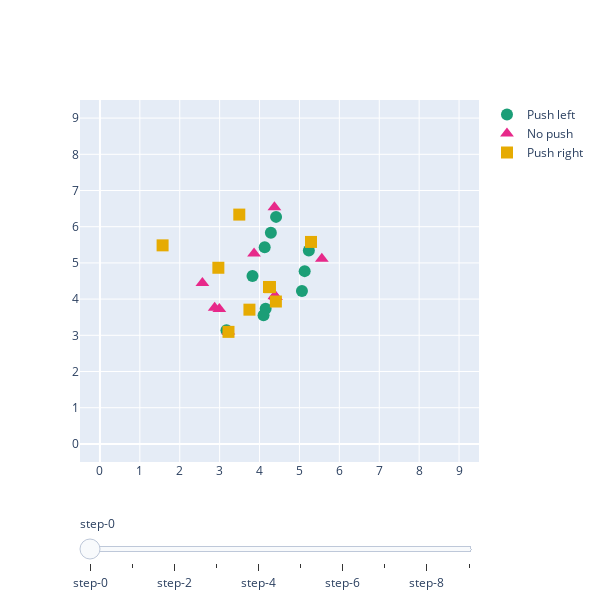

Notebook cell for this chart:
### Code cell
plot_nodes_changes(stats_cr["mlgng_nodes"][160:170], 
                rewards=stats_cr["cumulative_reward"][160:170],
                action_names=act_dict, 
                symbols=act_symbol_plotly, 
                colors=act_color_plotly,
                frequency=1)

### Figure 1 — Plotly figure (JSON) as saved in the notebook; plotly's stock layout.template omitted (floating-point values rounded to 4 significant figures)
{"data": [{"marker": {"color": "rgba(27,158,119,1)", "size": 12, "symbol": 0}, "mode": "markers", "name": "Push left", "type": "scatter", "visible": true, "x": [3.171, 4.414, 5.063, 4.152, 5.236, 4.1, 3.823, 4.129, 4.284, 5.131], "y": [3.139, 6.271, 4.222, 3.734, 5.344, 3.556, 4.639, 5.431, 5.834, 4.773]}, {"marker": {"color": "rgba(231,41,138,1)", "size": 12, "symbol": 5}, "mode": "markers", "name": "No push", "type": "scatter", "visible": true, "x": [4.373, 3.218, 3.862, 5.561, 2.568, 4.412, 2.992, 4.373, 4.383, 2.875], "y": [6.535, 3.107, 5.26, 5.115, 4.443, 4.059, 3.729, 4.078, 4.095, 3.761]}, {"marker": {"color": "rgba(230,171,2,1)", "size": 12, "symbol": 1}, "mode": "markers", "name": "Push right", "type": "scatter", "visible": true, "x": [3.492, 3.222, 1.57, 2.968, 5.29, 4.409, 4.237, 4.257, 3.746, 4.259], "y": [6.335, 3.095, 5.485, 4.866, 5.579, 3.933, 4.335, 4.333, 3.708, 4.331]}, {"marker": {"color": "rgba(27,158,119,1)", "size": 12, "symbol": 0}, "mode": "markers", "name": "Push left", "type": "scatter", "visible": false, "x": [3.172, 4.43, 5.068, 5.253, 3.825, 4.131, 4.285, 5.133], "y": [3.13, 6.303, 4.227, 5.355, 4.643, 5.435, 5.838, 4.773]}, {"marker": {"color": "rgba(231,41,138,1)", "size": 12, "symbol": 5}, "mode": "markers", "name": "No push", "type": "scatter", "visible": false, "x": [4.373, 3.228, 3.861, 5.56, 2.562, 4.412, 2.993, 4.373, 4.383, 2.876], "y": [6.531, 3.093, 5.257, 5.112, 4.443, 4.057, 3.727, 4.076, 4.093, 3.76]}, {"marker": {"color": "rgba(230,171,2,1)", "size": 12, "symbol": 1}, "mode": "markers", "name": "Push right", "type": "scatter", "visible": false, "x": [3.489, 3.191, 1.57, 2.966, 5.281, 4.404, 4.23, 4.253, 3.742, 4.254], "y": [6.327, 3.088, 5.479, 4.862, 5.58, 3.932, 4.336, 4.331, 3.706, 4.329]}, {"marker": {"color": "rgba(27,158,119,1)", "size": 12, "symbol": 0}, "mode": "markers", "name": "Push left", "type": "scatter", "visible": false, "x": [3.133, 4.426, 5.066, 5.281, 3.801, 4.128, 4.284, 5.137, 4.844, 4.631], "y": [3.16, 6.303, 4.227, 5.364, 4.643, 5.435, 5.839, 4.775, 5.83, 6.067]}, {"marker": {"color": "rgba(231,41,138,1)", "size": 12, "symbol": 5}, "mode": "markers", "name": "No push", "type": "scatter", "visible": false, "x": [4.37, 3.238, 3.842, 5.554, 2.554, 4.416, 2.992, 4.369, 4.381, 2.877], "y": [6.525, 3.102, 5.267, 5.112, 4.447, 4.047, 3.728, 4.078, 4.095, 3.762]}, {"marker": {"color": "rgba(230,171,2,1)", "size": 12, "symbol": 1}, "mode": "markers", "name": "Push right", "type": "scatter", "visible": false, "x": [3.499, 3.191, 1.578, 2.971, 5.274, 4.403, 4.221, 4.25, 3.747, 4.253], "y": [6.326, 3.104, 5.479, 4.867, 5.579, 3.932, 4.354, 4.331, 3.715, 4.328]}, {"marker": {"color": "rgba(27,158,119,1)", "size": 12, "symbol": 0}, "mode": "markers", "name": "Push left", "type": "scatter", "visible": false, "x": [3.138, 4.427, 5.069, 5.284, 3.801, 4.128, 4.284, 5.138, 4.844, 4.631], "y": [3.159, 6.301, 4.221, 5.361, 4.642, 5.435, 5.839, 4.774, 5.829, 6.067]}, {"marker": {"color": "rgba(231,41,138,1)", "size": 12, "symbol": 5}, "mode": "markers", "name": "No push", "type": "scatter", "visible": false, "x": [4.369, 3.239, 3.84, 5.551, 2.548, 4.415, 4.368, 4.38, 2.876], "y": [6.519, 3.093, 5.263, 5.109, 4.446, 4.045, 4.076, 4.093, 3.761]}, {"marker": {"color": "rgba(230,171,2,1)", "size": 12, "symbol": 1}, "mode": "markers", "name": "Push right", "type": "scatter", "visible": false, "x": [3.5, 3.184, 1.572, 2.97, 5.272, 4.402, 4.218, 4.25, 3.747, 4.253], "y": [6.327, 3.109, 5.48, 4.868, 5.594, 3.934, 4.361, 4.333, 3.716, 4.33]}, {"marker": {"color": "rgba(27,158,119,1)", "size": 12, "symbol": 0}, "mode": "markers", "name": "Push left", "type": "scatter", "visible": false, "x": [3.13, 4.399, 5.074, 5.284, 3.796, 4.125, 4.281, 5.139, 4.846, 4.631], "y": [3.165, 6.314, 4.223, 5.362, 4.644, 5.438, 5.841, 4.774, 5.836, 6.068]}, {"marker": {"color": "rgba(231,41,138,1)", "size": 12, "symbol": 5}, "mode": "markers", "name": "No push", "type": "scatter", "visible": false, "x": [4.371, 3.237, 3.838, 5.549, 2.539, 4.414, 4.367, 4.379, 2.875, 2.888], "y": [6.524, 3.096, 5.264, 5.109, 4.455, 4.045, 4.075, 4.093, 3.762, 3.775]}, {"marker": {"color": "rgba(230,171,2,1)", "size": 12, "symbol": 1}, "mode": "markers", "name": "Push right", "type": "scatter", "visible": false, "x": [3.5, 3.186, 1.575, 2.971, 5.269, 4.216, 4.248, 3.748, 4.252], "y": [6.32, 3.088, 5.475, 4.864, 5.589, 4.36, 4.33, 3.715, 4.326]}, {"marker": {"color": "rgba(27,158,119,1)", "size": 12, "symbol": 0}, "mode": "markers", "name": "Push left", "type": "scatter", "visible": false, "x": [3.097, 4.395, 5.053, 5.284, 3.771, 4.122, 4.281, 5.139, 4.846, 4.631], "y": [3.221, 6.306, 4.222, 5.362, 4.627, 5.434, 5.841, 4.774, 5.836, 6.068]}, {"marker": {"color": "rgba(231,41,138,1)", "size": 12, "symbol": 5}, "mode": "markers", "name": "No push", "type": "scatter", "visible": false, "x": [4.366, 3.249, 3.823, 5.538, 2.545, 4.411, 4.361, 4.374, 2.877, 2.891], "y": [6.512, 3.096, 5.275, 5.106, 4.455, 4.047, 4.077, 4.095, 3.76, 3.775]}, {"marker": {"color": "rgba(230,171,2,1)", "size": 12, "symbol": 1}, "mode": "markers", "name": "Push right", "type": "scatter", "visible": false, "x": [3.511, 3.191, 1.585, 2.977, 5.262, 4.207, 4.247, 3.752, 4.251, 4.227], "y": [6.309, 3.105, 5.475, 4.87, 5.588, 4.377, 4.331, 3.722, 4.326, 4.341]}, {"marker": {"color": "rgba(27,158,119,1)", "size": 12, "symbol": 0}, "mode": "markers", "name": "Push left", "type": "scatter", "visible": false, "x": [3.09, 4.387, 5.024, 5.284, 3.745, 4.117, 4.281, 5.139, 4.846, 4.631], "y": [3.258, 6.288, 4.218, 5.362, 4.588, 5.423, 5.841, 4.774, 5.836, 6.068]}, {"marker": {"color": "rgba(231,41,138,1)", "size": 12, "symbol": 5}, "mode": "markers", "name": "No push", "type": "scatter", "visible": false, "x": [4.359, 3.243, 3.801, 5.527, 2.549, 4.404, 4.367, 2.878, 2.891], "y": [6.501, 3.094, 5.293, 5.108, 4.457, 4.052, 4.099, 3.759, 3.774]}, {"marker": {"color": "rgba(230,171,2,1)", "size": 12, "symbol": 1}, "mode": "markers", "name": "Push right", "type": "scatter", "visible": false, "x": [3.523, 3.194, 1.593, 2.982, 5.257, 4.201, 4.247, 3.752, 4.251, 4.227], "y": [6.3, 3.119, 5.476, 4.875, 5.588, 4.391, 4.332, 3.725, 4.326, 4.342]}, {"marker": {"color": "rgba(27,158,119,1)", "size": 12, "symbol": 0}, "mode": "markers", "name": "Push left", "type": "scatter", "visible": false, "x": [3.097, 4.386, 5.021, 5.284, 3.757, 4.846, 4.631, 3.452, 3.633, 3.535], "y": [3.264, 6.279, 4.217, 5.362, 4.559, 5.836, 6.068, 3.918, 4.221, 4.074]}, {"marker": {"color": "rgba(231,41,138,1)", "size": 12, "symbol": 5}, "mode": "markers", "name": "No push", "type": "scatter", "visible": false, "x": [4.358, 3.243, 3.807, 5.524, 2.552, 4.403, 4.366, 2.878, 2.891, 4.092], "y": [6.498, 3.094, 5.284, 5.108, 4.458, 4.054, 4.101, 3.759, 3.774, 4.709]}, {"marker": {"color": "rgba(230,171,2,1)", "size": 12, "symbol": 1}, "mode": "markers", "name": "Push right", "type": "scatter", "visible": false, "x": [3.523, 3.194, 1.593, 2.982, 5.257, 4.201, 4.247, 3.752, 4.251, 4.227], "y": [6.3, 3.119, 5.476, 4.875, 5.588, 4.391, 4.332, 3.725, 4.326, 4.342]}, {"marker": {"color": "rgba(27,158,119,1)", "size": 12, "symbol": 0}, "mode": "markers", "name": "Push left", "type": "scatter", "visible": false, "x": [3.097, 4.386, 5.284, 3.761, 3.458, 3.683, 3.542, 3.609], "y": [3.265, 6.279, 5.362, 4.551, 3.919, 4.191, 4.073, 4.134]}, {"marker": {"color": "rgba(231,41,138,1)", "size": 12, "symbol": 5}, "mode": "markers", "name": "No push", "type": "scatter", "visible": false, "x": [4.358, 3.242, 3.81, 5.524, 2.552, 4.402, 2.878, 2.891, 4.084, 3.949], "y": [6.497, 3.093, 5.281, 5.108, 4.457, 4.054, 3.758, 3.774, 4.733, 5.007]}, {"marker": {"color": "rgba(230,171,2,1)", "size": 12, "symbol": 1}, "mode": "markers", "name": "Push right", "type": "scatter", "visible": false, "x": [3.523, 3.194, 1.593, 2.982, 5.257, 4.201, 4.247, 3.752, 4.251, 4.227], "y": [6.3, 3.119, 5.476, 4.875, 5.588, 4.391, 4.332, 3.725, 4.326, 4.342]}, {"marker": {"color": "rgba(27,158,119,1)", "size": 12, "symbol": 0}, "mode": "markers", "name": "Push left", "type": "scatter", "visible": false, "x": [3.096, 4.386, 3.759, 3.454, 3.683, 3.542, 3.609, 3.646], "y": [3.267, 6.279, 4.549, 3.92, 4.191, 4.073, 4.134, 4.162]}, {"marker": {"color": "rgba(231,41,138,1)", "size": 12, "symbol": 5}, "mode": "markers", "name": "No push", "type": "scatter", "visible": false, "x": [3.808, 4.073, 3.955, 3.944, 4.011, 4.042], "y": [5.267, 4.654, 4.995, 4.99, 4.845, 4.752]}, {"marker": {"color": "rgba(230,171,2,1)", "size": 12, "symbol": 1}, "mode": "markers", "name": "Push right", "type": "scatter", "visible": false, "x": [3.525, 3.195, 1.593, 2.983, 5.256, 4.201, 4.247, 3.752, 4.251, 4.226], "y": [6.299, 3.121, 5.476, 4.875, 5.588, 4.394, 4.333, 3.725, 4.326, 4.342]}], "layout": {"autosize": false, "height": 600, "sliders": [{"active": 0, "pad": {"t": 50}, "steps": [{"args": [{"visible": [true, true, true, false, false, false, false, false, false, false, false, false, false, false, false, false, false, false, false, false, false, false, false, false, false, false, false, false, false, false]}, {"title": "Episode: 0<br> Reward: -182.0"}], "method": "update"}, {"args": [{"visible": [false, false, false, true, true, true, false, false, false, false, false, false, false, false, false, false, false, false, false, false, false, false, false, false, false, false, false, false, false, false]}, {"title": "Episode: 1<br> Reward: -179.0"}], "method": "update"}, {"args": [{"visible": [false, false, false, false, false, false, true, true, true, false, false, false, false, false, false, false, false, false, false, false, false, false, false, false, false, false, false, false, false, false]}, {"title": "Episode: 2<br> Reward: -873.0"}], "method": "update"}, {"args": [{"visible": [false, false, false, false, false, false, false, false, false, true, true, true, false, false, false, false, false, false, false, false, false, false, false, false, false, false, false, false, false, false]}, {"title": "Episode: 3<br> Reward: -260.0"}], "method": "update"}, {"args": [{"visible": [false, false, false, false, false, false, false, false, false, false, false, false, true, true, true, false, false, false, false, false, false, false, false, false, false, false, false, false, false, false]}, {"title": "Episode: 4<br> Reward: -322.0"}], "method": "update"}, {"args": [{"visible": [false, false, false, false, false, false, false, false, false, false, false, false, false, false, false, true, true, true, false, false, false, false, false, false, false, false, false, false, false, false]}, {"title": "Episode: 5<br> Reward: -1000.0"}], "method": "update"}, {"args": [{"visible": [false, false, false, false, false, false, false, false, false, false, false, false, false, false, false, false, false, false, true, true, true, false, false, false, false, false, false, false, false, false]}, {"title": "Episode: 6<br> Reward: -1000.0"}], "method": "update"}, {"args": [{"visible": [false, false, false, false, false, false, false, false, false, false, false, false, false, false, false, false, false, false, false, false, false, true, true, true, false, false, false, false, false, false]}, {"title": "Episode: 7<br> Reward: -1000.0"}], "method": "update"}, {"args": [{"visible": [false, false, false, false, false, false, false, false, false, false, false, false, false, false, false, false, false, false, false, false, false, false, false, false, true, true, true, false, false, false]}, {"title": "Episode: 8<br> Reward: -1000.0"}], "method": "update"}, {"args": [{"visible": [false, false, false, false, false, false, false, false, false, false, false, false, false, false, false, false, false, false, false, false, false, false, false, false, false, false, false, true, true, true]}, {"title": "Episode: 9<br> Reward: -1000.0"}], "method": "update"}]}], "width": 600, "xaxis": {"range": [-0.5, 9.5], "tickmode": "linear"}, "yaxis": {"range": [-0.5, 9.5], "tickmode": "linear"}}}
